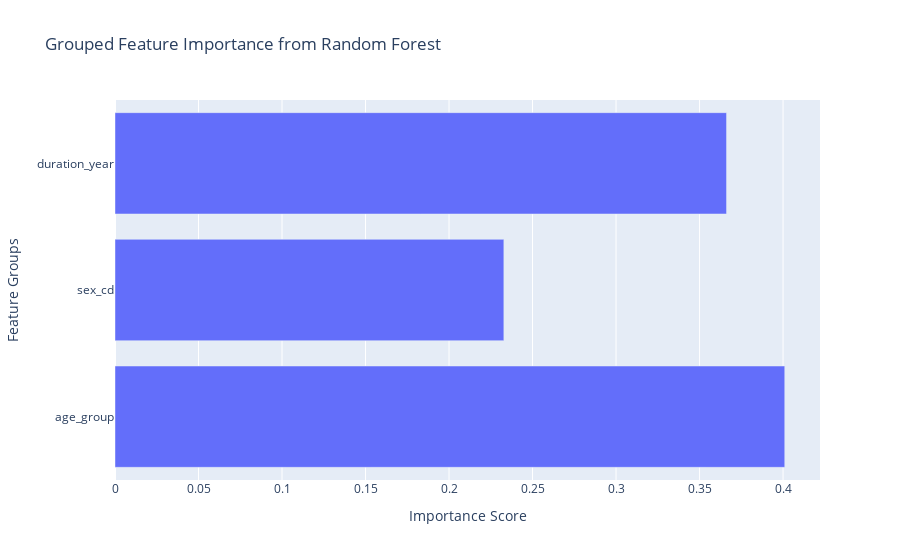

Notebook code cell kept with this figure:
### Code cell
import pandas as pd
from sklearn.model_selection import train_test_split
from sklearn.ensemble import RandomForestClassifier
from sklearn.preprocessing import LabelEncoder
import numpy as np
import plotly.express as px

# 파일 경로
filename = "C:/Users/bird1/Downloads/final_balanced_data.csv"

# CSV 파일 읽기
df = pd.read_csv(filename)

# 'age_group'을 구간으로 나누기
bins = [20, 30, 40, 50, 60, 70]  # 70으로 조정하여 60대 이상 포함
labels = ['20-30', '30-40', '40-50', '50-60', '60-70']
df['age_group'] = pd.cut(df['age_val'], bins=bins, labels=labels, right=False)

# 독립 변수와 종속 변수 설정
feature_list = ['age_group', 'sex_cd', 'duration_year'] #'category', 'gnt_itm_nm', 'inco_typ_nm', 'inco_nm', 'bth_yymm'
X = df[feature_list]  # 독립 변수
y = df['sub_category']  # 종속 변수

# 원-핫 인코딩 (모든 범주형 독립 변수에 대해 적용)
X_encoded = pd.get_dummies(X, drop_first=True)

# 레이블 인코딩 (종속 변수가 범주형일 경우)
le = LabelEncoder()
y_encoded = le.fit_transform(y)

# 데이터 분할 (훈련 세트와 테스트 세트: 8:2)
X_train, X_test, y_train, y_test = train_test_split(X_encoded, y_encoded, test_size=0.2, random_state=42)

# Random Forest 모델 생성
model = RandomForestClassifier(n_estimators=100, random_state=42)

# 모델 학습
model.fit(X_train, y_train)

# 특성 중요도 계산
importances = model.feature_importances_
feature_names = X_encoded.columns

# 중요도를 그룹화하여 합산
group_importance = {}

# 각 피처의 중요도를 그룹화
for name, importance in zip(feature_names, importances):
    # 그룹 이름을 결정
    group_name = None
    if 'age_group' in name:
        group_name = 'age_group'
    elif 'sex_cd' in name:
        group_name = 'sex_cd'
    elif 'duration_year' in name:
        group_name = 'duration_year'
    elif 'gnt_itm_nm' in name:
        group_name = 'gnt_itm_nm'
    elif 'inco_typ_nm' in name:
        group_name = 'inco_typ_nm'
    elif 'inco_nm' in name:
        group_name = 'inco_nm'
    elif 'category' in name:
        group_name = 'category'
    elif 'bth_yymm' in name:
        group_name = 'bth_yymm'
    
    if group_name:
        if group_name in group_importance:
            group_importance[group_name] += importance
        else:
            group_importance[group_name] = importance

# 중요도를 데이터프레임으로 변환
group_names = list(group_importance.keys())
group_importances = list(group_importance.values())

# Plotly로 중요도 시각화
fig = px.bar(x=group_importances, y=group_names, 
             labels={'x': 'Importance Score', 'y': 'Feature Groups'},
             title='Grouped Feature Importance from Random Forest',
             orientation='h',
             color_continuous_scale=px.colors.qualitative.Pastel)

fig.update_layout(yaxis_title='Feature Groups', xaxis_title='Importance Score')
fig.show()

### Figure 1 — Plotly figure (JSON) as saved in the notebook; plotly's stock layout.template omitted (floating-point values rounded to 4 significant figures)
{"data": [{"alignmentgroup": "True", "hovertemplate": "Importance Score=%{x}<br>Feature Groups=%{y}<extra></extra>", "legendgroup": "", "marker": {"color": "#636efa", "pattern": {"shape": ""}}, "name": "", "offsetgroup": "", "orientation": "h", "showlegend": false, "textposition": "auto", "type": "bar", "x": [0.401, 0.2328, 0.3662], "xaxis": "x", "y": ["age_group", "sex_cd", "duration_year"], "yaxis": "y"}], "layout": {"barmode": "relative", "legend": {"tracegroupgap": 0}, "title": {"text": "Grouped Feature Importance from Random Forest"}, "xaxis": {"anchor": "y", "domain": [0, 1], "title": {"text": "Importance Score"}}, "yaxis": {"anchor": "x", "domain": [0, 1], "title": {"text": "Feature Groups"}}}}
